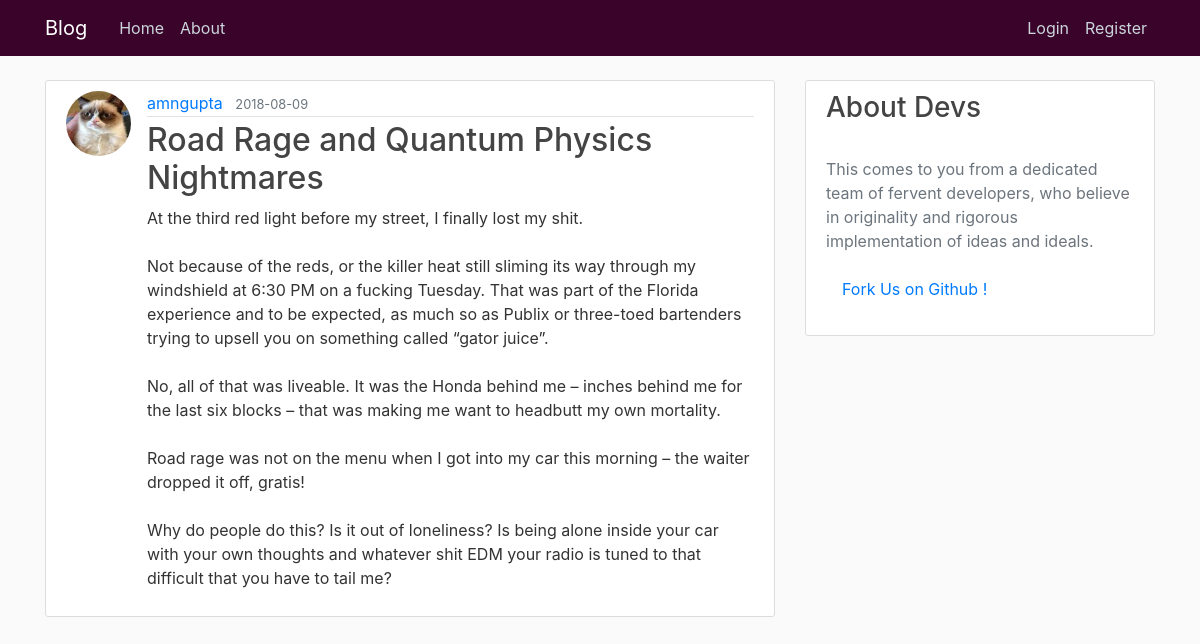
Screenshot of /post/2 with the database file from the repository.
### blog/models.py (models this page shows, shortened)
class User(db.Model, UserMixin):
    id = db.Column(db.Integer, primary_key=True)
    username = db.Column(db.String(20), unique=True, nullable=False)
    email = db.Column(db.String(120), unique=True, nullable=False)
    image_file = db.Column(db.String(20), nullable=False, default='default.jpg')
    password = db.Column(db.String(60), nullable=False)
    posts = db.relationship('Post', backref='author', lazy=True)

class Post(db.Model):
    id = db.Column(db.Integer, primary_key=True)
    title = db.Column(db.String(100), nullable=False)
    date_posted = db.Column(db.DateTime, nullable=False, default=datetime.utcnow)
    content = db.Column(db.Text, nullable=False)
    user_id = db.Column(db.Integer, db.ForeignKey('user.id'), nullable=False)

### blog/routes.py (the view)
@app.route("/post/<int:post_id>")
def post(post_id):
    post = Post.query.get_or_404(post_id)
    return render_template('post.html', title=post.title, post=post)

### blog/templates/post.html (shortened to what this page needs)
{% extends "layout.html" %}
{% block content %}
  <article class="media content-section">
    <img class="rounded-circle article-img" src="{{ url_for('static', filename='profile_pics/' + post.author.image_file) }}">
    <div class="media-body">
      <div class="article-metadata">
        <a class="mr-2" href="{{ url_for('user_posts', username=post.author.username) }}">{{ post.author.username }}</a>
        <small class="text-muted">{{ post.date_posted.strftime('%Y-%m-%d') }}</small>
      </div>
      <h2 class="article-title">{{ post.title }}</h2>
      <p class="article-content">{{ post.content }}</p>
    </div>
  </article>
{% endblock content %}

### blog/static/main.css (style rules this page uses)
body { background: #fafafa; color: #333333; margin-top: 5rem; }
h1, h2, h3, h4, h5, h6 { color: #444444; }
.content-section { background: #ffffff; padding: 10px 20px; border: 1px solid #dddddd; border-radius: 3px; margin-bottom: 20px; }
.article-title { color: #444444; }
.article-content { white-space: pre-line; }
.article-img { height: 65px; width: 65px; margin-right: 16px; }
.article-metadata { padding-bottom: 1px; margin-bottom: 4px; border-bottom: 1px solid #e3e3e3 }

### rows the page displays
User: image_file (picture), author.username "amngupta"
Post: date_posted "2018-08-09", title "Road Rage and Quantum Physics Nightmares", content "At the third red light before my street, I finally lost my shit. Not because of the reds, or the killer heat still sliming its way through my windshield at 6:30 PM on a fucking Tuesday. That was part of the Florida experience and to be expected, as much so as Publix or three-toed bartenders trying to upsell you on something called “gator juice”. No, all of that was liveable. It was the Honda behind me – inches behind me for the last six blocks – that was making me want to headbutt my own mortality. Road rage was not on the menu when I got into my car this morning – the waiter dropped it off, gratis! Why do people do this? Is it out of loneliness? Is being alone inside your car with your own…"
